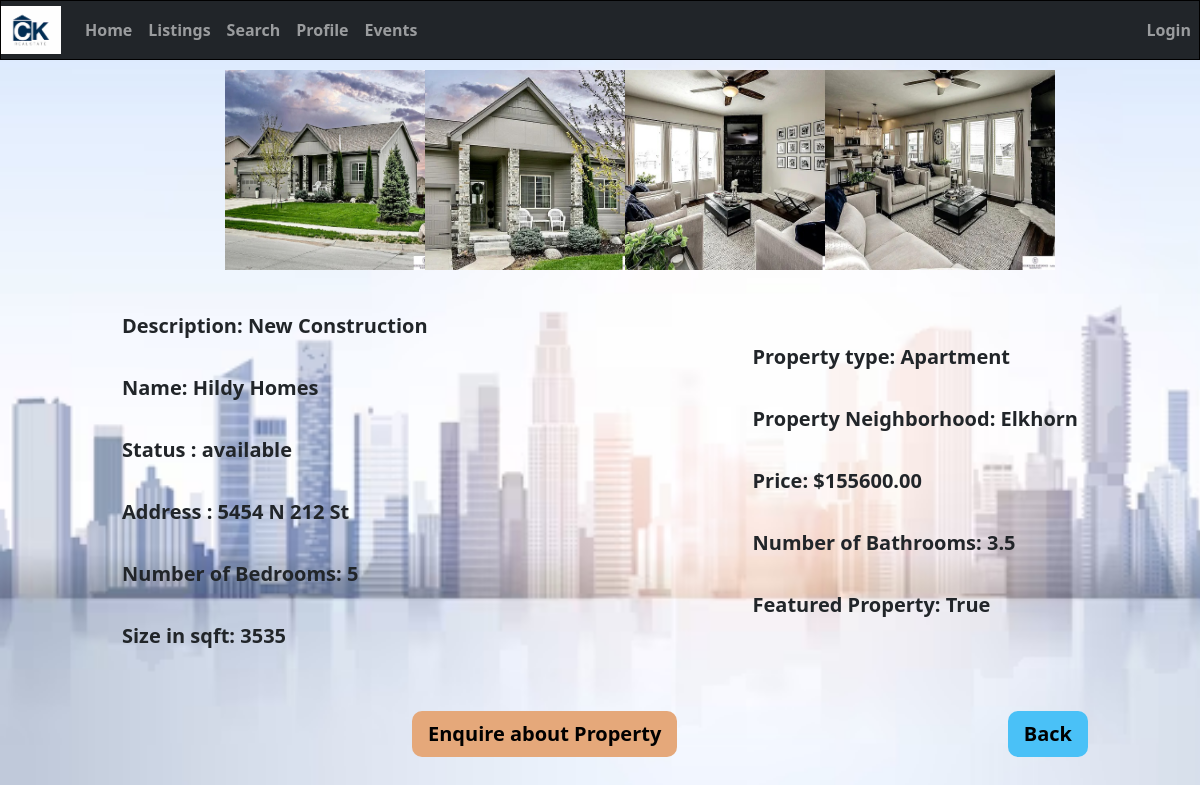
The page /listings/details/2/ on the database as committed earlier.
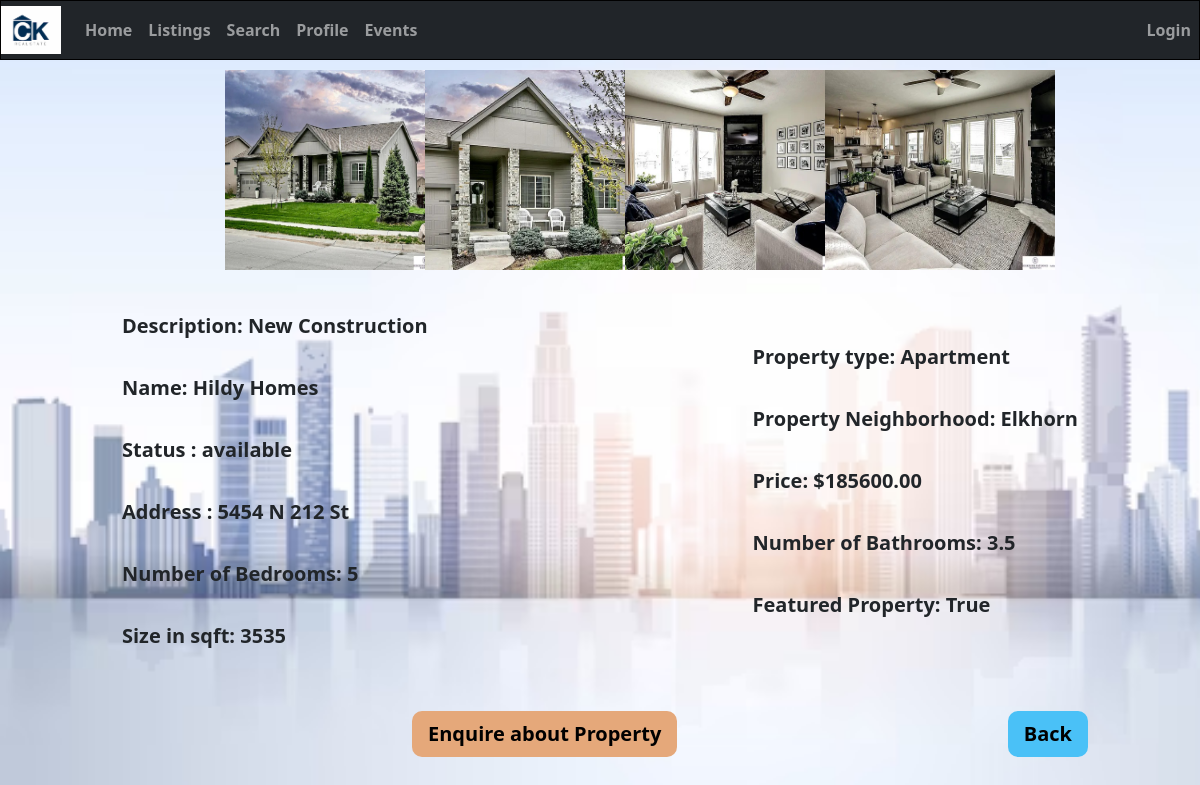
The same page on the database as committed later.
### home/models.py (models this page shows, shortened)
class Property(models.Model):
    STATUS_CHOICES = (
        ('available', 'AVAILABLE'),
        ('pending', 'PENDING'),
        ('sold', 'SOLD'),
    )
    PROPERTY_CHOICES = (
        (True, 'Yes'),
        (False, 'No')
    )
    id = models.AutoField(primary_key=True)
    name = models.CharField(max_length=50)
    status = models.CharField(max_length=20, choices=STATUS_CHOICES, default='none')
    description = models.CharField(max_length=255)
    address = models.CharField(max_length=255)
    bedrooms = models.IntegerField()
    bathrooms = models.DecimalField(max_digits=3, decimal_places=1)
    square_feet = models.IntegerField()
    price = models.DecimalField(max_digits=10, decimal_places=2)
    featured_property = models.BooleanField(choices=PROPERTY_CHOICES, default='False')
    flag = models.BooleanField(default=True)
    property_image_main = models.ImageField(upload_to='media/property_images/%Y/%m/%d/', blank=False)
    property_image_1 = models.ImageField(upload_to='media/property_images/%Y/%m/%d/', blank=True)
    property_image_2 = models.ImageField(upload_to='media/property_images/%Y/%m/%d/', blank=True)
    property_image_3 = models.ImageField(upload_to='media/property_images/%Y/%m/%d/', blank=True)
    property_type = models.ForeignKey(PropertyType, on_delete=models.SET_NULL, null=True)
    property_neighborhood = models.ForeignKey(PropertyNeighborhood, on_delete=models.SET_NULL, null=True)
    property_type_price_range = models.ForeignKey(PropertyPricerange, on_delete=models.SET_NULL, null=True)

class PropertyType(models.Model):
    id = models.AutoField(primary_key=True)
    property_type_name = models.CharField(max_length=255)
    def __str__(self):
        return str(self.property_type_name)

class PropertyNeighborhood(models.Model):
    id = models.AutoField(primary_key=True)
    property_neighborhood_name = models.CharField(max_length=255)
    def __str__(self):
        return str(self.property_neighborhood_name)

### home/views.py (the view)
# urls.py: path('listings/details/<int:pk>/', detail_view, name='details'),
def detail_view(request, pk):
    details = get_object_or_404(Property, pk=pk)
    context = {'details': details}
    return render(request, 'details.html', context)

### templates/details.html (shortened to what this page needs)
{% extends 'base.html' %}
{% load static %}
{% block content %}
    <div class="image-container">
        <div class="col-2">
            {% if details.property_image_main %}
                <img src="{{ details.property_image_main.url }}" style="width: 230px; height: 200px">
            {% else %}
                <img src="{% static 'img/default.png' %}" style="width: 300px; height: 200px">
            {% endif %}
        </div>
        <div class="col-2">
            {% if details.property_image_1 %}
                <img src="{{ details.property_image_1.url }}" style="width: 230px; height: 200px">
            {% else %}
                <img src="{% static 'img/default.png' %}" style="width: 300px; height: 200px">
            {% endif %}
        </div>
        <div class="col-2">
            {% if details.property_image_2 %}
                <img src="{{ details.property_image_2.url }}" style="width: 230px; height: 200px">
            {% else %}
                <img src="{% static 'img/default.png' %}" style="width: 300px; height: 200px">
            {% endif %}
        </div>
        <div class="col-2">
            {% if details.property_image_3 %}
                <img src="{{ details.property_image_3.url }}" style="width: 230px; height: 200px">
            {% else %}
                <img src="{% static 'img/default.png' %}" style="width: 300px; height: 200px">
            {% endif %}
        </div>
    </div>
    <br>
    <div class="container">
        <div class="box left-box">
            <h5><b>Description: {{ details.description }}</b></h5><br><br>
            <h5><b>Name: {{ details.name }}</b></h5><br><br>
            <h5><b>Status : {{ details.status }}</b></h5><br><br>
            <h5><b>Address : {{ details.address }}</b></h5><br><br>
            <h5><b>Number of Bedrooms: {{ details.bedrooms }}</b></h5><br><br>
            <h5><b>Size in sqft: {{ details.square_feet }}</b></h5><br><br><br>
        </div>
        <div class="box right-box">
            <h5><b>Property type: {{ details.property_type }}</b></h5><br><br>
            <h5><b>Property Neighborhood: {{ details.property_neighborhood }}</b></h5><br><br>
            <h5><b>Price: ${{ details.price }}</b></h5><br><br>
            <h5><b>Number of Bathrooms: {{ details.bathrooms }}</b></h5><br><br>
            <h5><b>Featured Property: {{ details.featured_property }}</b></h5><br><br><br>
        </div>
    </div>
    <div class="container">
        <div class="actions">
            <a href="#" onclick="openEnquiryForm()">
                <button class="btn btn-lg btn-viewDetails" style="font-weight: bold;background-color: #e5a87a;">Enquire
                    about Property
                </button>
            </a>
        </div>
        <div class="actions">
            <a href="{% url 'home:listings' %}">
                <button class="btn btn-lg btn-viewDetails" style="font-weight: bold">Back</button>
            </a>
        </div>
    </div>
{% endblock %}

Rows that differ between the two databases and show on the page:
changed Property "New Construction": price "155600.00" → "185600.00"
